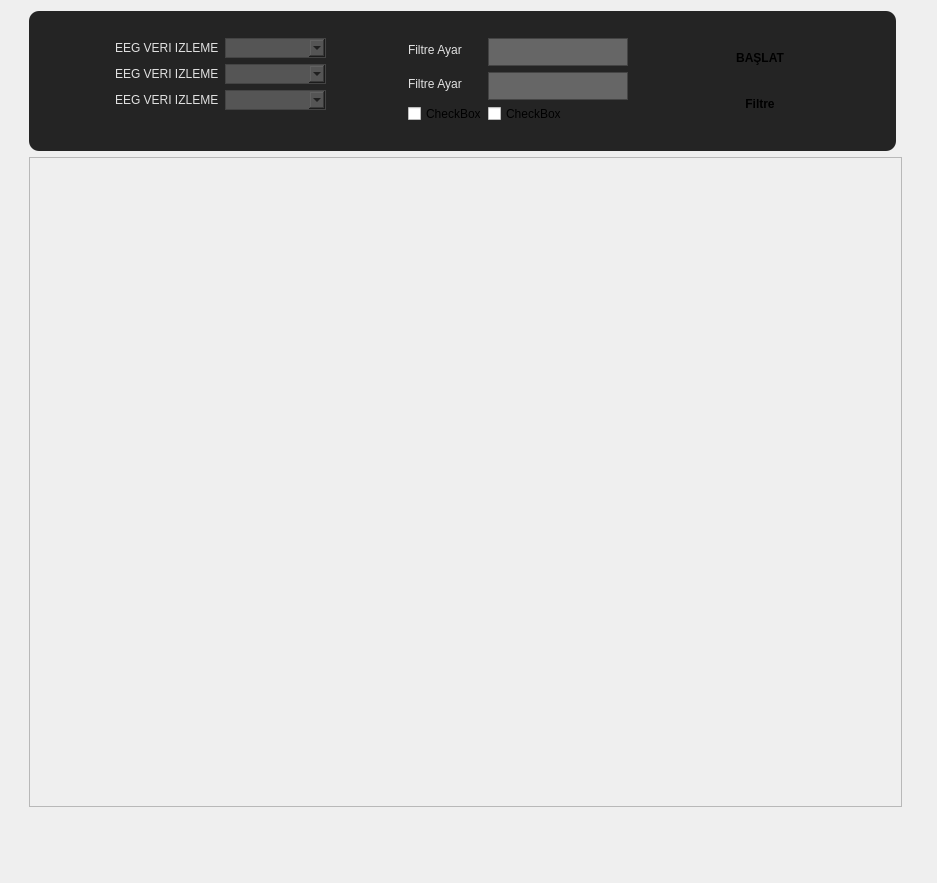
    <widget class="QWidget" name="eegveri">
     <layout class="QGridLayout" name="gridLayout_4">
      <item row="0" column="1" rowspan="3" colspan="3">
       <widget class="QGroupBox" name="groupBox">
        <property name="styleSheet">
         <string notr="true">QGroupBox {
    border: none; /* Kenarlık yok */
    margin-top: 0px; /* Üstte boşluk yok */
    background-color: #242424; /* Koyu siyah arka plan */
	border-radius:10px;
}

QGroupBox::title {
    subcontrol-origin: margin;
    subcontrol-position: top left; /* Başlık konumunu ayarla */
    padding: 0px 3px; /* Başlık için dolgu */
    color: #242424; /* Başlık rengini arka planla aynı yap */
}

QPushButton{
	border:none;
	font-weight:bold;
	border-radius:10px;
}
QPushButton#kayitDurdur{
	background-color:#EEAB2A;
}

/* CheckBox için stil */
QCheckBox {
    spacing: 5px;
	background-color:none;
}

QCheckBox::indicator {
    width: 13px;
    height: 13px;
}
QPushButton:pressed {
	background-color: rgb(255, 182, 85)
}
QPushButton:pressed#kayitDurdur {
	background-color: rgb(255, 182, 85)
}



/* Label için stil */
QLabel {
    font-size: 9pt;
    color: #e1e1e1;
	background-color:none;
}

/* LineEdit için stil */
QLineEdit {
    border: 1px solid #444;
    padding: 5px;
    background: #666;
    color: #fff;
}

QLineEdit:focus {
    border: 1px solid #777;
}

/* ComboBox için stil */
QComboBox {
    border: 1px solid #444;
    padding: 1px 18px 1px 3px;
    min-width: 6em;
}

QComboBox:editable {
    background: #666;
}

QComboBox:!editable, QComboBox::drop-down:editable {
     background: #555;
}

/* ComboBox açılır menüsü için stil */
QComboBox QAbstractItemView {
    border: 2px solid darkgray;
    selection-background-color: #6a6ea9;
    background-color: #555;
}


</string>
        </property>
        <property name="title">
         <string>EEG VERI IZLEME</string>
        </property>
        <layout class="QGridLayout" name="gridLayout">
         <item row="0" column="1">
          <spacer name="verticalSpacer_5">
           <property name="orientation">
            <enum>Qt::Vertical</enum>
           </property>
           <property name="sizeHint" stdset="0">
            <size>
             <width>17</width>
             <height>15</height>
            </size>
           </property>
          </spacer>
         </item>
         <item row="0" column="3">
          <spacer name="verticalSpacer_8">
           <property name="orientation">
            <enum>Qt::Vertical</enum>
           </property>
           <property name="sizeHint" stdset="0">
            <size>
             <width>17</width>
             <height>18</height>
            </size>
           </property>
          </spacer>
         </item>
         <item row="0" column="5">
          <spacer name="verticalSpacer_9">
           <property name="orientation">
            <enum>Qt::Vertical</enum>
           </property>
           <property name="sizeHint" stdset="0">
            <size>
             <width>17</width>
             <height>18</height>
            </size>
           </property>
          </spacer>
         </item>
         <item row="1" column="0">
          <spacer name="horizontalSpacer">
           <property name="orientation">
            <enum>Qt::Horizontal</enum>
           </property>
           <property name="sizeHint" stdset="0">
            <size>
             <width>77</width>
             <height>20</height>
            </size>
           </property>
          </spacer>
         </item>
         <item row="1" column="1">
          <layout class="QFormLayout" name="formLayout">
           <item row="0" column="0">
            <widget class="QLabel" name="label_11">
             <property name="text">
              <string>EEG VERI IZLEME</string>
             </property>
            </widget>
           </item>
           <item row="0" column="1">
            <widget class="QComboBox" name="comboBox"/>
           </item>
           <item row="1" column="0">
            <widget class="QLabel" name="label_12">
             <property name="text">
              <string>EEG VERI IZLEME</string>
             </property>
            </widget>
           </item>
           <item row="1" column="1">
            <widget class="QComboBox" name="comboBox_2">
             <property name="minimumSize">
              <size>
               <width>101</width>
               <height>0</height>
              </size>
             </property>
            </widget>
           </item>
           <item row="2" column="0">
            <widget class="QLabel" name="label_13">
             <property name="text">
              <string>EEG VERI IZLEME</string>
             </property>
            </widget>
           </item>
           <item row="2" column="1">
            <widget class="QComboBox" name="comboBox_3"/>
           </item>
          </layout>
         </item>
         <item row="1" column="2">
          <spacer name="horizontalSpacer_6">
           <property name="orientation">
            <enum>Qt::Horizontal</enum>
           </property>
           <property name="sizeHint" stdset="0">
            <size>
             <width>76</width>
             <height>20</height>
            </size>
           </property>
          </spacer>
         </item>
         <item row="1" column="3">
          <layout class="QFormLayout" name="formLayout_2">
           <item row="0" column="0">
            <widget class="QLabel" name="label_14">
             <property name="text">
              <string>Filtre Ayar</string>
             </property>
            </widget>
           </item>
           <item row="0" column="1">
            <widget class="QLineEdit" name="lineEdit">
             <property name="enabled">
              <bool>true</bool>
             </property>
             <property name="minimumSize">
              <size>
               <width>140</width>
               <height>20</height>
              </size>
             </property>
            </widget>
           </item>
           <item row="1" column="0">
            <widget class="QLabel" name="label_15">
             <property name="text">
              <string>Filtre Ayar</string>
             </property>
            </widget>
           </item>
           <item row="1" column="1">
            <widget class="QLineEdit" name="lineEdit_2"/>
           </item>
           <item row="2" column="0">
            <widget class="QCheckBox" name="checkBox_2">
             <property name="text">
              <string>CheckBox</string>
             </property>
            </widget>
           </item>
           <item row="2" column="1">
            <widget class="QCheckBox" name="checkBox">
             <property name="text">
              <string>CheckBox</string>
             </property>
            </widget>
           </item>
          </layout>
         </item>
         <item row="1" column="4">
          <spacer name="horizontalSpacer_7">
           <property name="orientation">
            <enum>Qt::Horizontal</enum>
           </property>
           <property name="sizeHint" stdset="0">
            <size>
             <width>76</width>
             <height>20</height>
            </size>
           </property>
          </spacer>
         </item>
         <item row="1" column="5">
          <layout class="QVBoxLayout" name="verticalLayout_2">
           <item>
            <widget class="QPushButton" name="eegVeriAkisiButton">
             <property name="minimumSize">
              <size>
               <width>100</width>
               <height>40</height>
              </size>
             </property>
             <property name="text">
              <string>BAŞLAT</string>
             </property>
            </widget>
           </item>
           <item>
            <widget class="QPushButton" name="pushButton_8">
             <property name="minimumSize">
              <size>
               <width>100</width>
               <height>40</height>
              </size>
             </property>
             <property name="text">
              <string>Filtre</string>
             </property>
            </widget>
           </item>
          </layout>
         </item>
         <item row="1" column="6">
          <spacer name="horizontalSpacer_8">
           <property name="orientation">
            <enum>Qt::Horizontal</enum>
           </property>
           <property name="sizeHint" stdset="0">
            <size>
             <width>77</width>
             <height>20</height>
            </size>
           </property>
          </spacer>
         </item>
         <item row="2" column="1">
          <spacer name="verticalSpacer_6">
           <property name="orientation">
            <enum>Qt::Vertical</enum>
           </property>
           <property name="sizeHint" stdset="0">
            <size>
             <width>17</width>
             <height>18</height>
            </size>
           </property>
          </spacer>
         </item>
         <item row="2" column="3">
          <spacer name="verticalSpacer_7">
           <property name="orientation">
            <enum>Qt::Vertical</enum>
           </property>
           <property name="sizeHint" stdset="0">
            <size>
             <width>17</width>
             <height>18</height>
            </size>
           </property>
          </spacer>
         </item>
         <item row="2" column="5">
          <spacer name="verticalSpacer_10">
           <property name="orientation">
            <enum>Qt::Vertical</enum>
           </property>
           <property name="sizeHint" stdset="0">
            <size>
             <width>17</width>
             <height>18</height>
            </size>
           </property>
          </spacer>
         </item>
        </layout>
       </widget>
      </item>
      <item row="3" column="1" colspan="4">
       <widget class="QScrollArea" name="eegGrafik">
        <property name="minimumSize">
         <size>
          <width>0</width>
          <height>650</height>
         </size>
        </property>
        <property name="styleSheet">
         <string notr="true">/* ScrollArea için genel stil */
QScrollArea {
    border: none;
    background-color: #333; /* Koyu arka plan rengi */
}

/* ScrollArea içindeki viewport için stil */
QScrollArea &gt; QWidget &gt; QWidget {
    background-color: #333; /* Koyu arka plan rengi */
}

/* Dikey kaydırma çubuğu için stil */
QScrollArea &gt; QScrollBar:vertical {
    border: none;
    background-color: #555; /* Kaydırma çubuğu arka plan rengi */
    width: 10px; /* Kaydırma çubuğu genişliği */
    margin: 10px 0 10px 0;
}

/* Dikey kaydırma çubuğu tutamağı için stil */
QScrollArea &gt; QScrollBar:vertical &gt; QScrollBar::handle {
    background-color: #888; /* Tutamaç rengi */
    min-height: 20px; /* Tutamaç minimum yüksekliği */
    border-radius: 5px; /* Tutamaç köşe yuvarlaklığı */
}

/* Dikey kaydırma çubuğu için butonlar (yukarı/aşağı) */
QScrollArea &gt; QScrollBar:vertical &gt; QScrollBar::add-line,
QScrollArea &gt; QScrollBar:vertical &gt; QScrollBar::sub-line {
    background: none;
    border: none;
    height: 0;
}

/* Yatay kaydırma çubuğu için stil */
QScrollArea &gt; QScrollBar:horizontal {
    border: none;
    background-color: #555; /* Kaydırma çubuğu arka plan rengi */
    height: 10px; /* Kaydırma çubuğu yüksekliği */
    margin: 0 10px 0 10px;
}

/* Yatay kaydırma çubuğu tutamağı için stil */
QScrollArea &gt; QScrollBar:horizontal &gt; QScrollBar::handle {
    background-color: #888; /* Tutamaç rengi */
    min-width: 20px; /* Tutamaç minimum genişliği */
    border-radius: 5px; /* Tutamaç köşe yuvarlaklığı */
}

/* Yatay kaydırma çubuğu için butonlar (sol/sağ) */
QScrollArea &gt; QScrollBar:horizontal &gt; QScrollBar::add-line,
QScrollArea &gt; QScrollBar:horizontal &gt; QScrollBar::sub-line {
    background: none;
    border: none;
    width: 0;
}
</string>
        </property>
        <property name="widgetResizable">
         <bool>true</bool>
        </property>
        <widget class="QWidget" name="scrollAreaWidgetContents">
         <property name="geometry">
          <rect>
           <x>0</x>
           <y>0</y>
           <width>916</width>
           <height>650</height>
          </rect>
         </property>
        </widget>
       </widget>
      </item>
      <item row="1" column="0">
       <spacer name="horizontalSpacer_17">
        <property name="orientation">
         <enum>Qt::Horizontal</enum>
        </property>
        <property name="sizeHint" stdset="0">
         <size>
          <width>18</width>
          <height>20</height>
         </size>
        </property>
       </spacer>
      </item>
      <item row="3" column="5">
       <spacer name="horizontalSpacer_19">
        <property name="orientation">
         <enum>Qt::Horizontal</enum>
        </property>
        <property name="sizeHint" stdset="0">
         <size>
          <width>18</width>
          <height>20</height>
         </size>
        </property>
       </spacer>
      </item>
      <item row="0" column="4" colspan="2">
       <spacer name="horizontalSpacer_18">
        <property name="orientation">
         <enum>Qt::Horizontal</enum>
        </property>
        <property name="sizeHint" stdset="0">
         <size>
          <width>24</width>
          <height>20</height>
         </size>
        </property>
       </spacer>
      </item>
      <item row="3" column="0">
       <spacer name="horizontalSpacer_16">
        <property name="orientation">
         <enum>Qt::Horizontal</enum>
        </property>
        <property name="sizeHint" stdset="0">
         <size>
          <width>18</width>
          <height>20</height>
         </size>
        </property>
       </spacer>
      </item>
      <item row="4" column="2">
       <spacer name="verticalSpacer_17">
        <property name="orientation">
         <enum>Qt::Vertical</enum>
        </property>
        <property name="sizeHint" stdset="0">
         <size>
          <width>20</width>
          <height>65</height>
         </size>
        </property>
       </spacer>
      </item>
     </layout>
    </widget>
